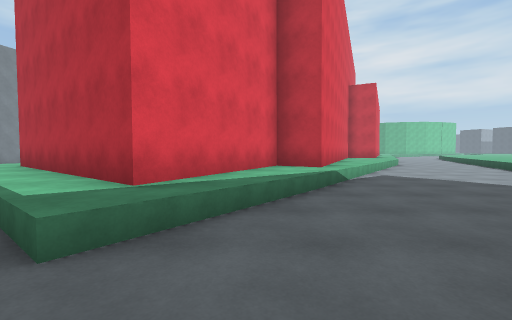
View 1 (above)

24 first-person views from a walk through a Unity game level. The camera is 1.3 m above the floor, tilts 2° down and sees 90° across. The floor is counted in squares, 2 m on a side. Each view is taken from the middle of a square. On the plan, view 1 faces up. The plan holds only what a view shows up to about 9 squares ahead; the rest is blank. The place goes on beyond the plan.

View 2
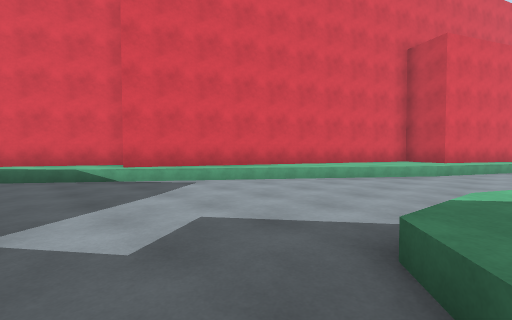

View 3
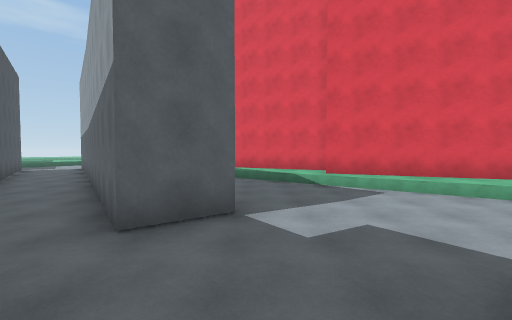

View 4
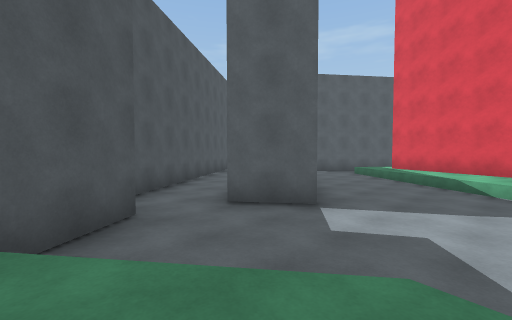

View 5
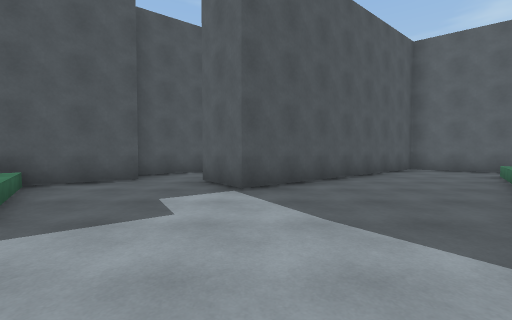

View 6
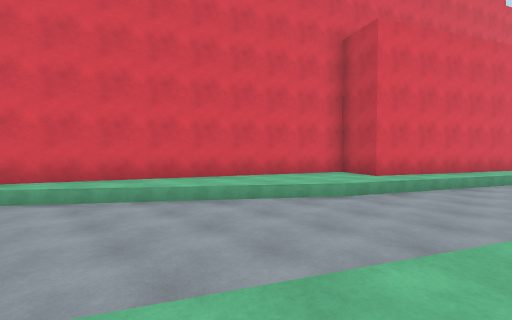

View 7
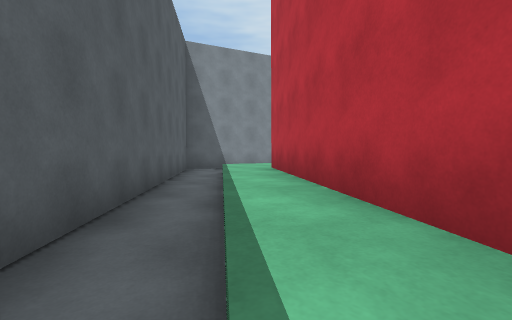

View 8
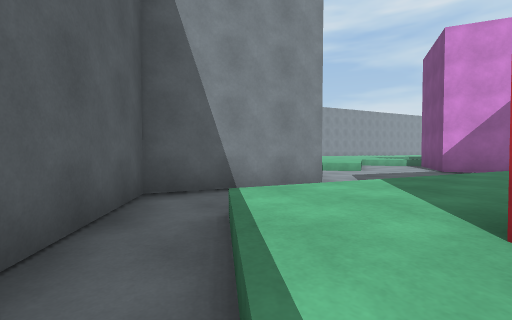

View 9
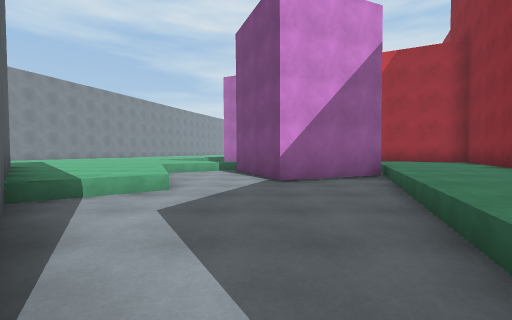

View 10
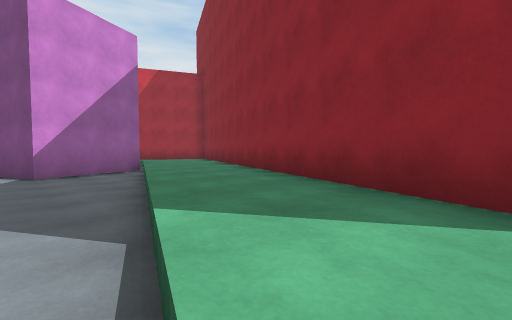

View 11
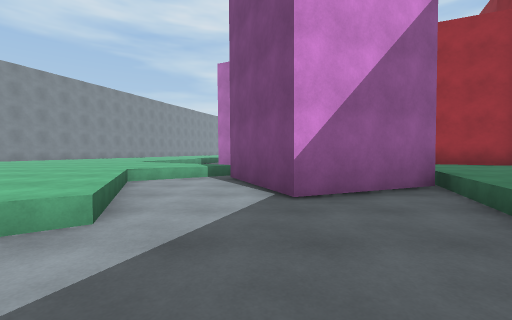

View 12
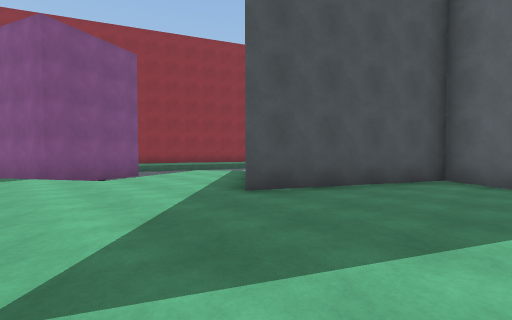

View 13
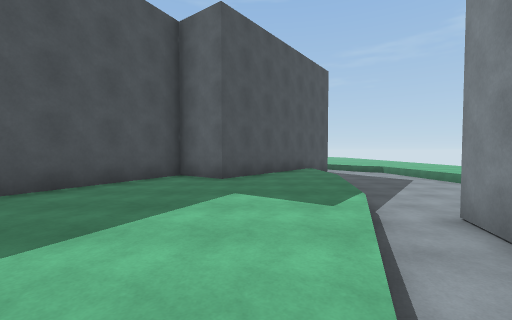

View 14
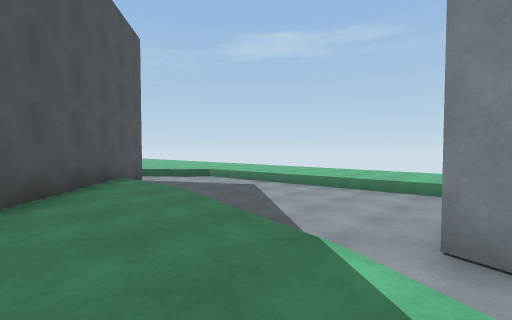

View 15
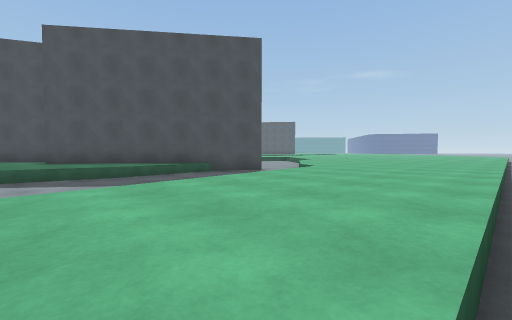

View 16
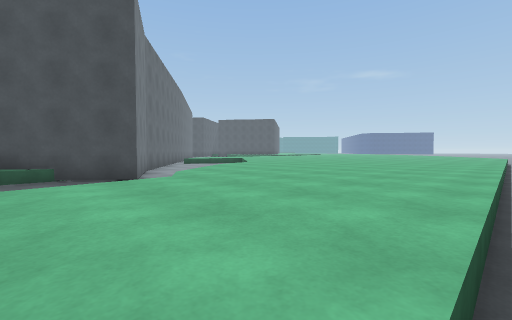

View 17
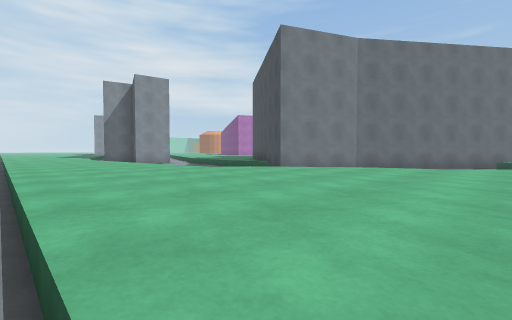

View 18
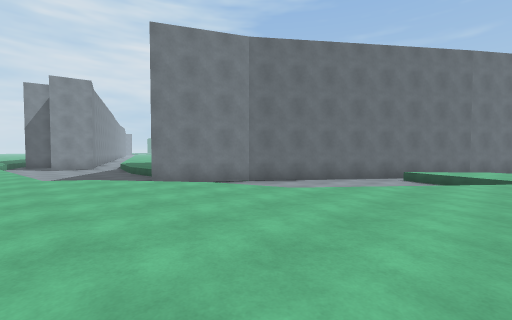

View 19
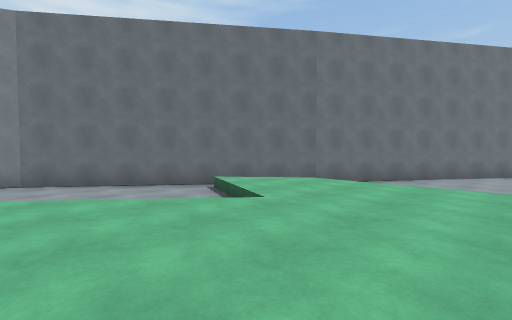

View 20
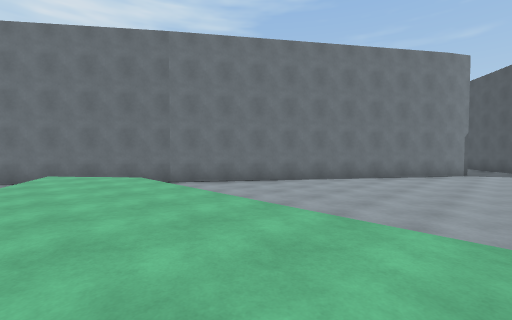

View 21
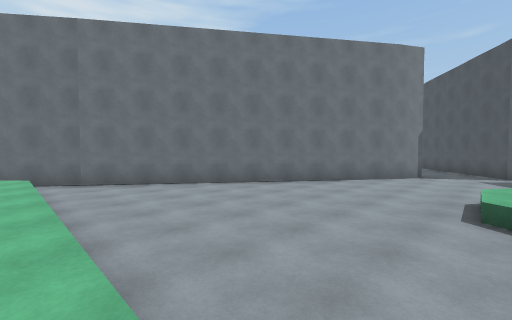

View 22
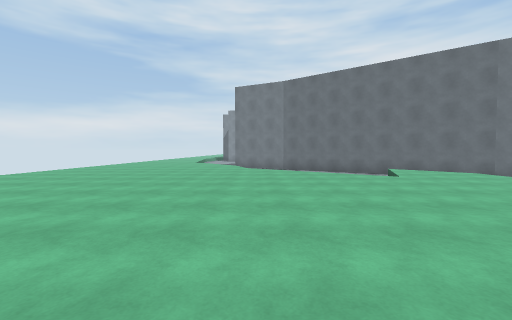

View 23
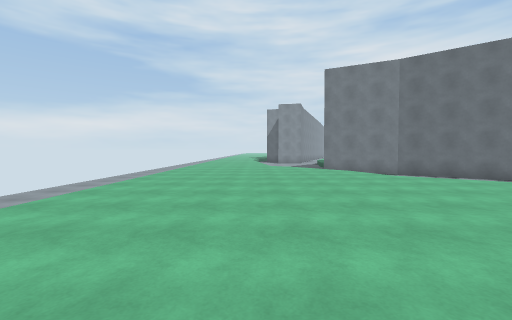

View 24
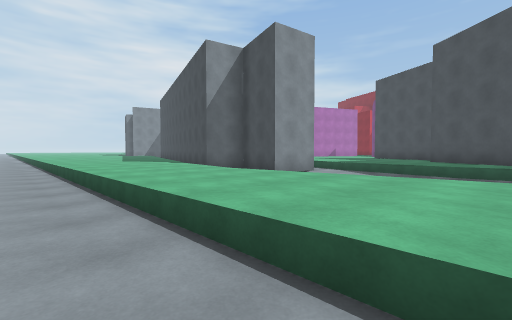

### Floor plan
Key: @ floor where view 1 was taken; # wall or solid block; . main floor; - floor 0.5 m lower than the main floor; / step, stairs or slope.
Columns run from 29 left of view 1 to 9 right of it. Each row starts with its distance up from view 1.
 18  -/...#    /......../     .##        #.
 17  -/../ #  -......../-#   /..#       ##/
 16  -/../ # -/........--####...#       #./
 15  -/../ ##-.....#.../--##/..##     ###/-
 14  -/../----.....##../----/..#     ###./-
 13  -/../---/....####./----..##     #../--
 12  -/../---/..#.#  ##----/..#     ##../--
 11  -/../---/.####   ##---..##     #../---
 10  -/...---/.#       ##-/..#      #./---/
  9   /...---/##       ##-/.##     ##.----/
  8   /...---##        #--..#      #./---/.
  7   /.../-###        #-/.##    ###/----/.
  6   /..../--##       ##-/.##  ###/-----..
  5 --/...../--###      ##-/.####..------/.
  4 --/...../----##      ##-/.###./-------/
  3 --/......-----##      ###-/#./----##--#
  2 --/......./---/###      ##-//---###--##
  1 --/......../-/./-##      ##----###---#
  0  -/.........//..--###     ###@###--###
 -1   /.............----##      ###---##
 -2   /.............-----##      #---##
 -3   /.............------###    --
 -4      ...........--------##   -#
 -5        ..... ...-----------  ##
 -6         ...  ...-----------#
 -7          .     .---/./----##

Where each view was taken, in squares from view 1:
view 1: 0 up, 0 right, facing up
view 2: 4 up, 8 right, facing up-left
view 3: 4 up, 9 right, facing left
view 4: 6 up, 9 right, facing down-left
view 5: 8 up, 5 right, facing down
view 6: 7 up, 9 right, facing up-left
view 7: 2 up, 2 left, facing up-left
view 8: 5 up, 6 left, facing up-left
view 9: 9 up, 8 left, facing up
view 10: 7 up, 8 left, facing up-right
view 11: 11 up, 8 left, facing up
view 12: 18 up, 17 left, facing down-right
view 13: 18 up, 18 left, facing down
view 14: 15 up, 18 left, facing down-left
view 15: 13 up, 27 left, facing down-right
view 16: 9 up, 27 left, facing down-right
view 17: 2 up, 27 left, facing up-right
view 18: 0 up, 24 left, facing up-right
view 19: 3 down, 19 left, facing up-right
view 20: 6 down, 16 left, facing up-right
view 21: 7 down, 14 left, facing up-right
view 22: 7 down, 20 left, facing up
view 23: 4 down, 24 left, facing up
view 24: 10 up, 28 left, facing up-right
